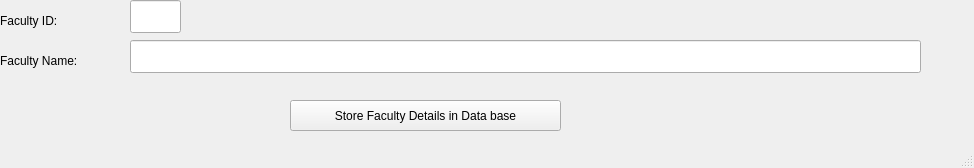
<?xml version="1.0" encoding="UTF-8"?>
<ui version="4.0">
 <class>MainWindow</class>
 <widget class="QMainWindow" name="MainWindow">
  <property name="geometry">
   <rect>
    <x>0</x>
    <y>0</y>
    <width>974</width>
    <height>168</height>
   </rect>
  </property>
  <property name="windowTitle">
   <string>Faculty Details</string>
  </property>
  <widget class="QWidget" name="centralwidget">
   <widget class="QPushButton" name="pushButton">
    <property name="geometry">
     <rect>
      <x>290</x>
      <y>100</y>
      <width>271</width>
      <height>31</height>
     </rect>
    </property>
    <property name="text">
     <string>Store Faculty Details in Data base</string>
    </property>
   </widget>
   <widget class="QLineEdit" name="lineEdit_3">
    <property name="geometry">
     <rect>
      <x>130</x>
      <y>0</y>
      <width>51</width>
      <height>33</height>
     </rect>
    </property>
   </widget>
   <widget class="QLineEdit" name="lineEdit_4">
    <property name="geometry">
     <rect>
      <x>130</x>
      <y>40</y>
      <width>791</width>
      <height>33</height>
     </rect>
    </property>
   </widget>
   <widget class="QLabel" name="label_3">
    <property name="geometry">
     <rect>
      <x>0</x>
      <y>10</y>
      <width>121</width>
      <height>21</height>
     </rect>
    </property>
    <property name="text">
     <string>Faculty ID:</string>
    </property>
   </widget>
   <widget class="QLabel" name="label_4">
    <property name="geometry">
     <rect>
      <x>0</x>
      <y>50</y>
      <width>121</width>
      <height>21</height>
     </rect>
    </property>
    <property name="text">
     <string>Faculty Name:</string>
    </property>
   </widget>
  </widget>
  <widget class="QStatusBar" name="statusbar"/>
 </widget>
 <resources/>
 <connections/>
</ui>
